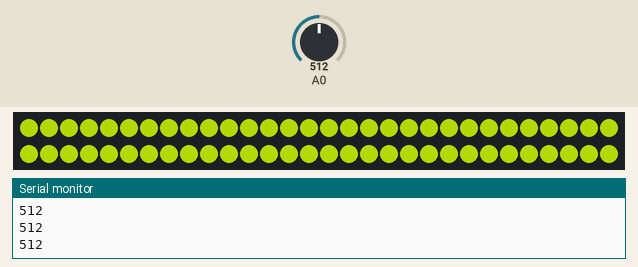
Simulated run of this sketch. Board: Arduino Uno, built with avr-gcc and run on an emulated ATmega328P. Shown: 60 RGB LEDs in strip order, left to right, continuing on the next row, the last lines printed to the serial monitor. The inputs (shaded band) are chosen by the test bench; at power-on: A0 = 512. Dim RGB values are drawn brighter than linear.

Above: at 1.2 s.
1.3 s: A0 set to 660
At 1.8 s:
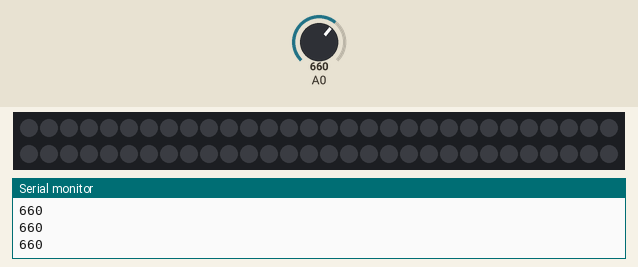
2.8 s: A0 set to 640
At 4.0 s:
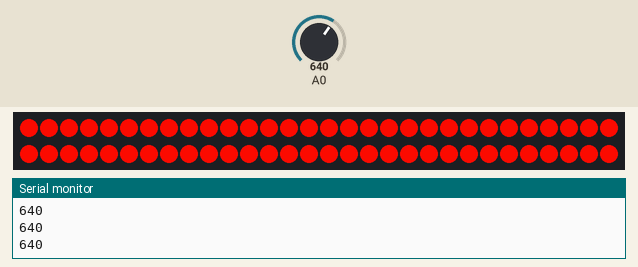
4.3 s: A0 set to 306
At 5.2 s:
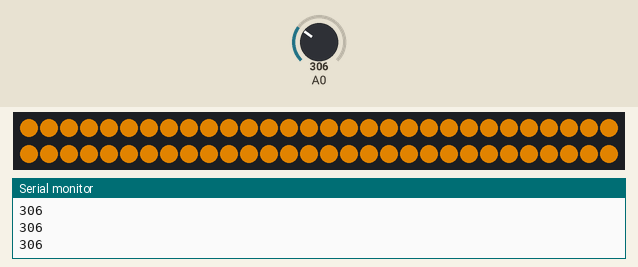
5.8 s: A0 set to 0
At 6.3 s:
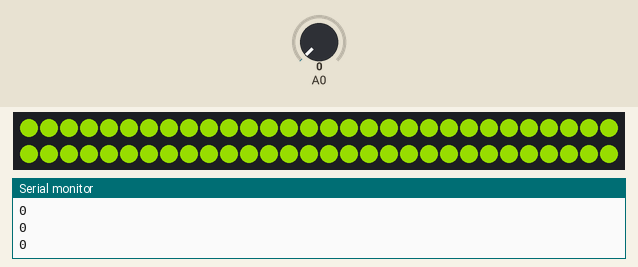
7.3 s: A0 set to 716
At 8.7 s:
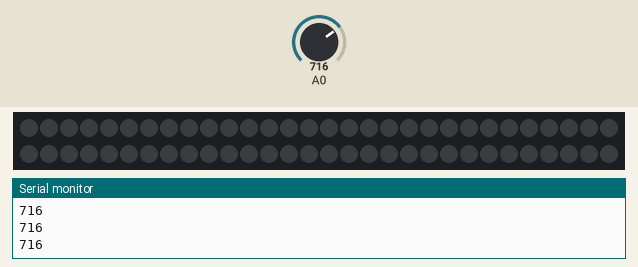
Timing chart, 0 to 9.8 s (numbered marks = the images above; inputs shaded):
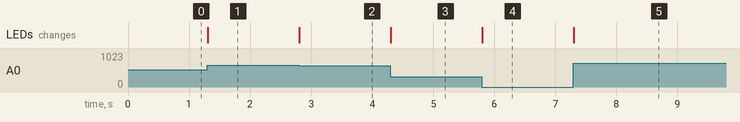

The sketch:

strandtestNwe.ino
```cpp
#include <Adafruit_NeoPixel.h>
#ifdef __AVR__
  #include <avr/power.h>
#endif

#define PIN 8

// Parameter 1 = number of pixels in strip
// Parameter 2 = Arduino pin number (most are valid)
// Parameter 3 = pixel type flags, add together as needed:
//   NEO_KHZ800  800 KHz bitstream (most NeoPixel products w/WS2812 LEDs)
//   NEO_KHZ400  400 KHz (classic 'v1' (not v2) FLORA pixels, WS2811 drivers)
//   NEO_GRB     Pixels are wired for GRB bitstream (most NeoPixel products)
//   NEO_RGB     Pixels are wired for RGB bitstream (v1 FLORA pixels, not v2)
//   NEO_RGBW    Pixels are wired for RGBW bitstream (NeoPixel RGBW products)
Adafruit_NeoPixel strip = Adafruit_NeoPixel(60, PIN, NEO_GRB + NEO_KHZ800);

// IMPORTANT: To reduce NeoPixel burnout risk, add 1000 uF capacitor across
// pixel power leads, add 300 - 500 Ohm resistor on first pixel's data input
// and minimize distance between Arduino and first pixel.  Avoid connecting
// on a live circuit...if you must, connect GND first.

void setup() {
  Serial.begin(9600);
  // This is for Trinket 5V 16MHz, you can remove these three lines if you are not using a Trinket
  #if defined (__AVR_ATtiny85__)
    if (F_CPU == 16000000) clock_prescale_set(clock_div_1);
  #endif
  // End of trinket special code


  strip.begin();
  strip.show(); // Initialize all pixels to 'off'
}

void loop() {
  // read the input on analog pin 0:
  int sensorValue = analogRead(A0);
  // print out the value you read:
  Serial.println(sensorValue);

  if(sensorValue < 650) {
    int y = map(sensorValue, 650, 400, 0, 255);
    allOn(strip.Color(255 - y, y, 0));
  } else {
    allOff();
  }
  delay(5);

}
void allOn(uint32_t c) {
  for(uint16_t i=0; i<strip.numPixels(); i++) {
    strip.setPixelColor(i, c);
  }
  strip.show();
}

void allOff() {
  for(uint16_t i=0; i<strip.numPixels(); i++) {
    strip.setPixelColor(i, strip.Color(0, 0, 0));
  }
  strip.show();
}
```

Measured:
- after the input at 1.3 s, the LEDs: change at once (image 1)
- after the input at 2.8 s, the LEDs: change at once (image 2)
- after the input at 4.3 s, the LEDs: change at once (image 3)
- after the input at 5.8 s, the LEDs: change at once (image 4)
- after the input at 7.3 s, the LEDs: change at once (image 5)
